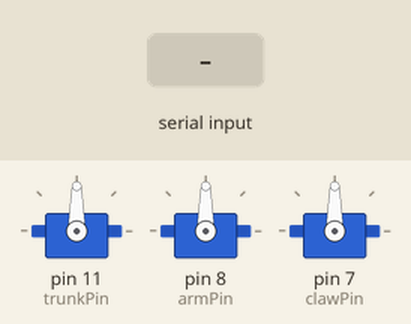
This sketch was run on a simulated Arduino Uno, built with avr-gcc and run on an emulated ATmega328P. Parts: 3 × servo. Inputs (shaded band) come from the test bench.

Above: at 1.2 s.
1.3 s: "90,45,200\n" received over Serial
At 2.5 s:
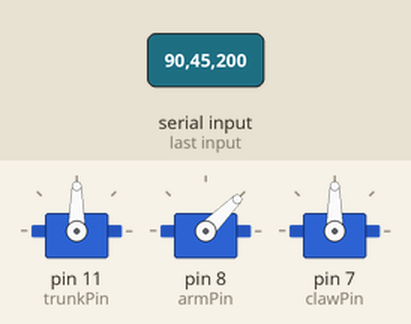
2.8 s: "30,150,10\n" received over Serial
At 3.6 s:
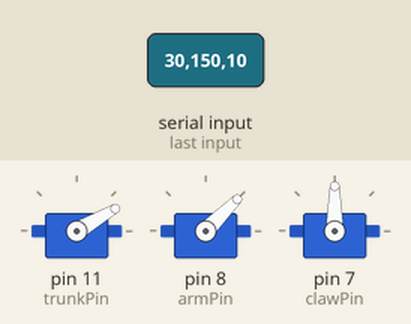
4.3 s: "1,90,45\n" received over Serial
At 4.7 s:
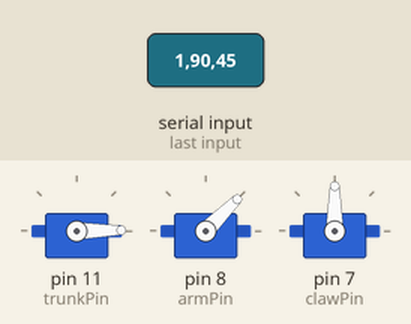
5.8 s: "1,90,45\n" received over Serial
At 7.0 s:
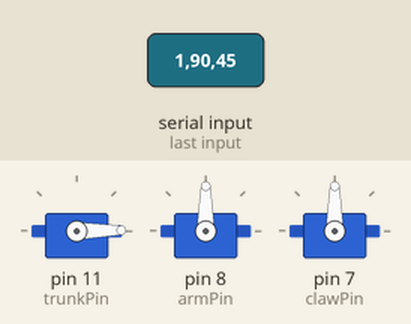
7.3 s: "30,150,10\n" received over Serial
At 8.2 s:
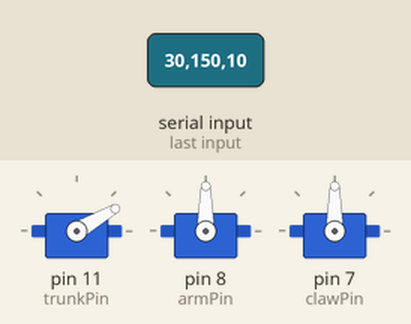
Timing chart, 0 to 9.8 s (numbered marks = the images above; inputs shaded):
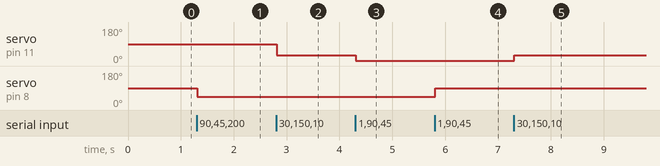

The sketch:

robotic_arm.ino
```cpp
// Robotic arm
//Incudes trunk, arm and claw servos.
#include <Servo.h>

Servo trunkServo;
Servo armServo;
Servo clawServo;

int trunkPin = 11;
int armPin = 8;
int clawPin = 7;

int incomingByte = 0;   // for incoming serial data

int toWriteTrunk = 90;
int toWriteArm = 90;
int toWriteClaw = 90;

int currentTrunk = 90;
int currentArm = 90;
int currentClaw = 90;

String rawData = "no data";

void setup()
{
  trunkServo.attach(trunkPin);
  trunkServo.write(90);

  armServo.attach(armPin);
  armServo.write(90);

  clawServo.attach(clawPin);
  clawServo.write(90);

  Serial.begin(9600);
  Serial.setTimeout(5000);
}

void loop()
{
   if (Serial.available() > 0) {


   toWriteTrunk = Serial.parseInt();

   toWriteArm = Serial.parseInt();

   toWriteClaw = Serial.parseInt();


   if(toWriteTrunk != currentTrunk && toWriteArm > 0){
     currentTrunk = toWriteTrunk;
     trunkServo.write(toWriteTrunk);
   } else if(toWriteArm != currentArm && toWriteArm > 0){
     currentArm = toWriteArm;
     armServo.write(toWriteArm);
   }


   else if(toWriteClaw != currentClaw && toWriteClaw > 0){
     currentClaw = toWriteClaw;
     clawServo.write(toWriteClaw);
   }

    //  trunkServo.write(inputLevelConst);
    //  armServo.write(inputLevelConst);
    //  clawServo.write(inputLevelConst);
  }

}
```

Measured:
- after the input at 1.3 s, servo on pin 8 (armPin): 90° → 45° at once
- after the input at 2.8 s, servo on pin 11 (trunkPin): 90° → 30° at once
- after the input at 4.3 s, servo on pin 11 (trunkPin): 30° → 1° at once
- after the input at 5.8 s, servo on pin 8 (armPin): 45° → 90° at once
- after the input at 7.3 s, servo on pin 11 (trunkPin): 1° → 30° at once
